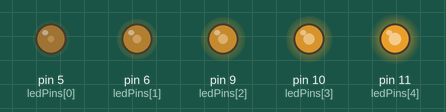
A sketch run on a simulated Arduino Uno, built with avr-gcc and run on an emulated ATmega328P. Shown: output pins drawn as LEDs (lit = HIGH).

Above: at 0.05 s.
At 0.2 s:
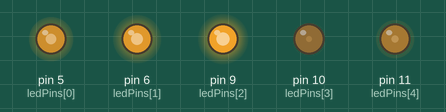
At 0.3 s:
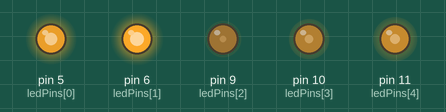
At 0.5 s:
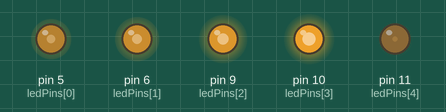
At 0.7 s:
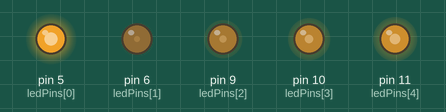
Timing chart, 0 to 3.0 s (numbered marks = the images above):
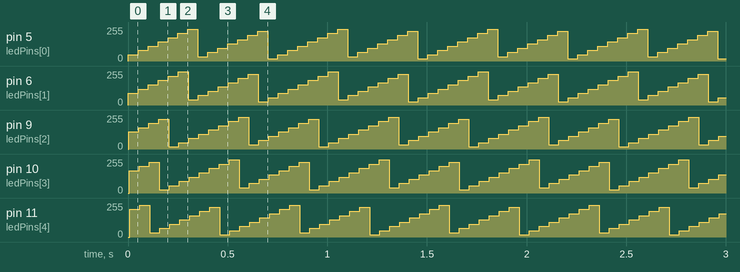

Measured:
- by itself, pin 5 (ledPins[0]): repeats every 0.75 s: 80/255 0.05 s, 112/255 0.05 s, 144/255 0.05 s, 176/255 0.05 s, 208/255 0.05 s, 240/255 0.05 s, 32/255 0.05 s, 64/255 0.05 s, 96/255 0.05 s, 128/255 0.05 s, 160/255 0.05 s, 192/255 0.05 s, 224/255 0.05 s, 16/255 0.05 s, 48/255 0.05 s
- by itself, pin 9 (ledPins[2]): repeats every 0.75 s: 160/255 0.05 s, 192/255 0.05 s, 224/255 0.05 s, 16/255 0.05 s, 48/255 0.05 s, 80/255 0.05 s, 112/255 0.05 s, 144/255 0.05 s, 176/255 0.05 s, 208/255 0.05 s, 240/255 0.05 s, 32/255 0.05 s, 64/255 0.05 s, 96/255 0.05 s, 128/255 0.05 s

The sketch:

ledpattern.ino
```cpp
const int ledPins[] = {5,6,9,10,11};
int ledBrightness[5];
const int brightnessDifference = 40;
const int brightnessStep = 16;

const int minBright = 16;
const int maxBright = 256;

void setup() {
  // put your setup code here, to run once:
  for(int i=0; i<5; i++){
    pinMode(ledPins[i],OUTPUT);
    ledBrightness[i] = (minBright+(i*brightnessDifference)%(maxBright-minBright));
  }
}

void loop() {
  // put your main code here, to run repeatedly:
  for(int o=0; o<5; o++){ //brightness adjustment
    ledBrightness[o] = minBright+(ledBrightness[o]+brightnessStep)%(maxBright-minBright);
    analogWrite(ledPins[o],ledBrightness[o]);
    delay(2);
  }
  delay(40);
}
```
